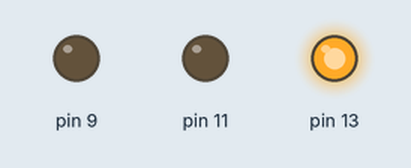
A sketch run on a simulated Arduino Uno, built with avr-gcc and run on an emulated ATmega328P. On the bench: output pins drawn as LEDs (lit = HIGH).

Above: at 0.5 s.
At 2.5 s:
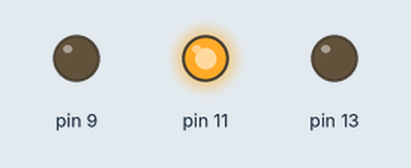
At 4.5 s:
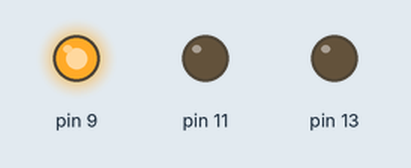
At 5.5 s:
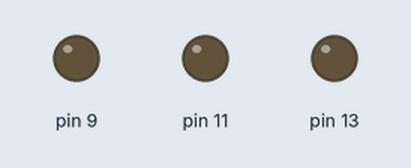
Timing chart, 0 to 7.8 s (numbered marks = the images above):
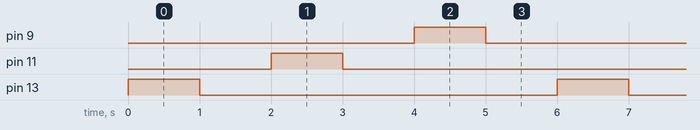

Measured:
- by itself, pin 9, pin 11, pin 13: alternates HIGH for 1.0 s and LOW for 5.0 s
- by itself, everything shown: repeats every 6.0 s, in 6 steps

The sketch:

blink3.ino
```cpp
// blink 3 LED bulb
void setup() {
  pinMode(13, OUTPUT);
  pinMode(11, OUTPUT);
  pinMode(9, OUTPUT);
}

void loop() {
  // bulb 1
  digitalWrite(13, HIGH);
  delay(1000);
  digitalWrite(13, LOW);
  delay(1000);
  // bulb 2
  digitalWrite(11, HIGH);
  delay(1000);
  digitalWrite(11, LOW);
  delay(1000);
  // bulb 3
  digitalWrite(9, HIGH);
  delay(1000);
  digitalWrite(9, LOW);
  delay(1000);
}
```
